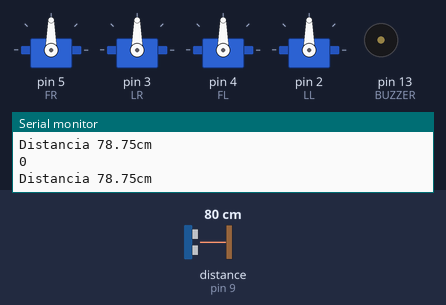
A sketch run on a simulated Arduino Uno, built with avr-gcc and run on an emulated ATmega328P. Parts: 4 × servo, buzzer (waves = sounding, pin HIGH), the last lines printed to the serial monitor. Wiring (inferred from the names in the program): ultrasonic range finder: trigger pin 8; echo pin 9. Inputs (shaded band) come from the test bench; at power-on: distance to the obstacle (sensor on pin 9) 80 cm. The echo pulse lasts 58.3 µs per cm; pins used as bus, display or sensor lines are not drawn.

Above: at 1.2 s.
1.3 s: distance to the obstacle (sensor on pin 9) set to 14 cm
2.8 s: distance to the obstacle (sensor on pin 9) set to 11 cm
At 3.1 s:
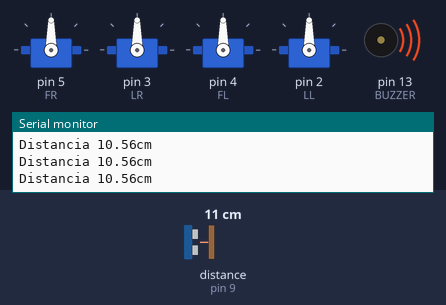
4.3 s: distance to the obstacle (sensor on pin 9) set to 35 cm
At 4.9 s:
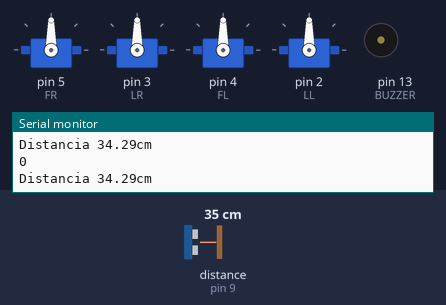
5.8 s: distance to the obstacle (sensor on pin 9) set to 4 cm
At 6.2 s:
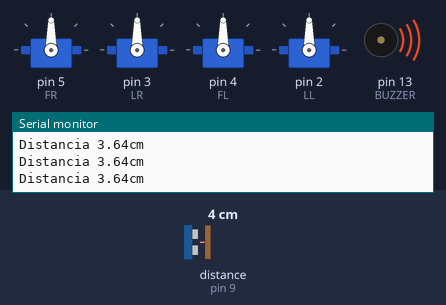
Timing chart, 0 to 8.8 s (numbered marks = the images above; inputs shaded):
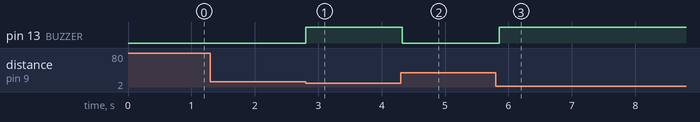

The sketch:

otto.ino
```cpp
/* Programa que imita o comportamento dun robot Otto simplificado.
As conexiÃ³ns aos servos son as que se indican a seguir.
         ---------------
        |     O   O     |
        |---------------|
LR 3==> |               | <== LL 2
         ---------------
            ||     ||
            ||     ||
FR 5==>   -----   ------  <== FL 4
         |-----   ------|

O zumbador vai conectado no pin 13 e o sensor de distancia HC-SR04
nos pins 9 (echo) e 8 (trigger).
A funciÃ³n loop() vai facendo chamadas a funciÃ³ns definidas aparte. NON inclÃºe mÃ¡is
cÃ³digo que chamdas a funciÃ³n externas.
Autor: anxo ramallo
Data: Marzo de 2023
*/

//#include <NewPing.h>  //PÃ³dese empregar opcionalmente, non en TinkerCad
#include <Servo.h>

// DefiniciÃ³ns do sensor HC-SR04
#define ECHO           9
#define TRIGGER        8
#define DIST_MAX       200
#define UMBRAL_DIST    12

//NewPing sonar(TRIGGER, ECHO, DIST_MAX); //Obxecto sensor de distancia para <NewPing.h>


// Buzzer
#define BUZZER   13

// DefiniciÃ³ns dos servos
#define FR       5  // Pe dereito (Right Foot)
#define LR       3  // Perna dereita (Right Leg)
#define FL       4  // Pe esquerdo (Left Foot)
#define LL       2  // Perna esquerda (Left Leg)
float distancia;
float tiempo;
Servo peDer, pernaDer, peEsq, pernaEsp;

void setup() {
  Serial.begin(9600);
  pinMode(TRIGGER, OUTPUT);
  pinMode(ECHO, INPUT);
  pinMode(BUZZER, OUTPUT);
  peDer.attach(FR);
  pernaDer.attach(LR);
  peEsq.attach(FL);
  pernaEsp.attach(LL);
}

 void loop() {      //non escribimos nada de codigo dentro do loop como indica o enunciado
  manolitogay();    //declaramos as funcions que entran no loop
}


 bool manolitogay()  //valor binario para la funcion
{
 bool objeto;
  if (distanciaObxecto() < UMBRAL_DIST) //si la distancia es menor al umbral suena
  {
    zumbar();
    objeto = true;
  }
  else     //si esta no es inferior al umbral (mas de 12cm) no suena
  {
    nonZumbar();
    objeto = false;
   delay(50);
   Serial.println(objeto);
   return objeto;

// FunciÃ³ns externas

// FunciÃ³n que indica se o obxecto supera o
// umbral (true) ou non (false
 delay(50);
  }
}

// FunciÃ³n que calcula a distancia ao obxecto en cm
// IncÃºe unha espera de 50 ms
float distanciaObxecto() {
  digitalWrite(TRIGGER, HIGH);
  delayMicroseconds(10);
  digitalWrite (TRIGGER,LOW);
  tiempo = pulseIn(ECHO, HIGH);
  distancia = tiempo/59;
  Serial.print ("Distancia ");
  Serial.print(distancia);
  Serial.println("cm ");
   return (distancia);


}

// FunciÃ³n que fai zumbar o zumbador durante 200 ms
void zumbar() {
    digitalWrite(BUZZER, HIGH);    //a funcion xa esta feita pero escribimos o codigo que o permite sonar
	delay(20);

}

// FunciÃ³n que apaga o zumbador durante 200 ms
void nonZumbar() {
    digitalWrite(BUZZER, LOW);    //a funcion xa esta feita pero escribimos o codigo que lle impide sonar
	delay(20);

}
```

Measured:
- the behaviour switches between 13 and 12 cm on distance to the obstacle (sensor on pin 9) (found by bisection; images 0 and 1)
- after the input at 2.8 s, pin 13 (BUZZER): LOW → HIGH at once
- after the input at 4.3 s, pin 13 (BUZZER): HIGH → LOW at once
- after the input at 5.8 s, pin 13 (BUZZER): LOW → HIGH after 0.06 s
